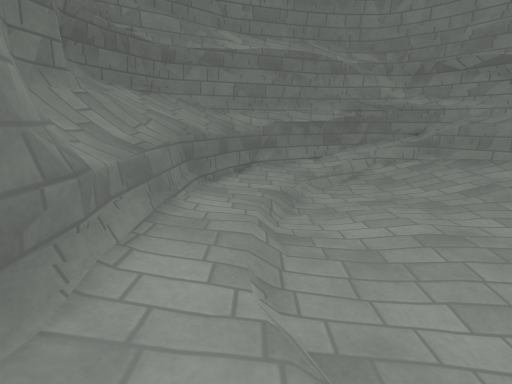
[1] (above)

12 first-person views from a walk through a 3-D level made in the Godot game engine. The camera is 1.2 m above the floor, tilts 14° down and sees 85° across. The floor is counted in squares, 0.5 m on a side. Each view is taken from the middle of a square. On the plan, view 1 faces up. The plan holds only what a view shows up to about 18 squares ahead; the rest is blank. The place goes on beyond the plan. Surface patterns are stand-ins for the level's own textures.

[2]
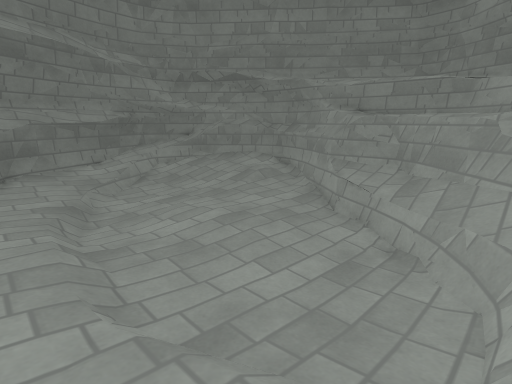

[3]
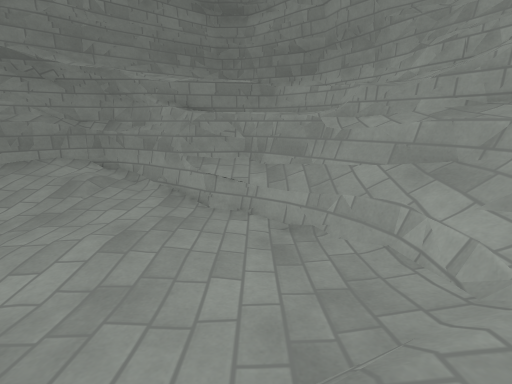

[4]
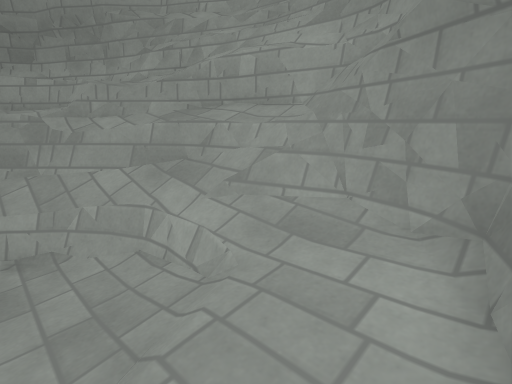

[5]
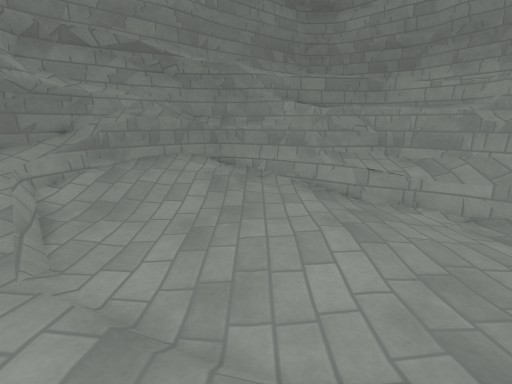

[6]
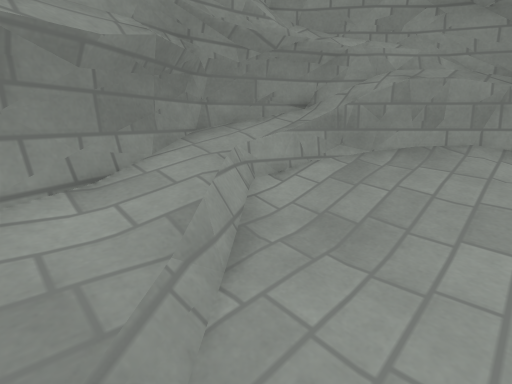

[7]
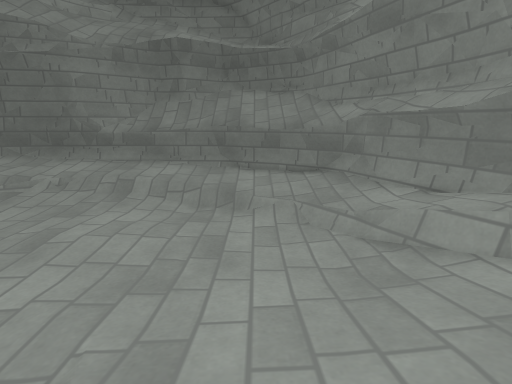

[8]
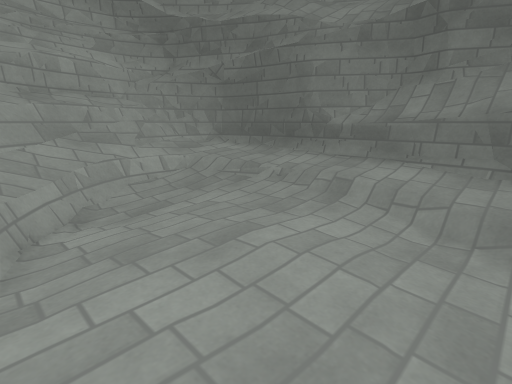

[9]
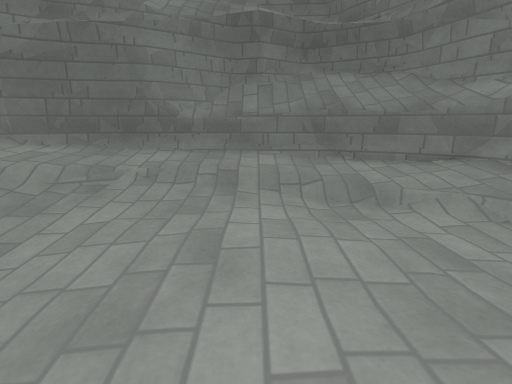

[10]
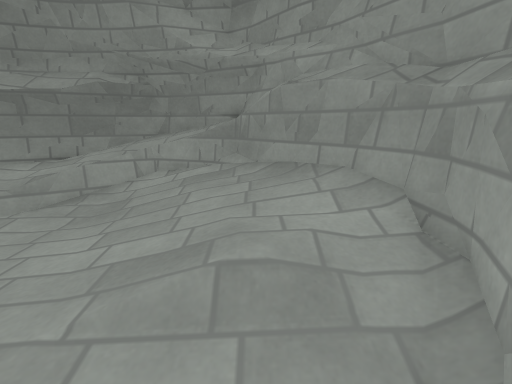

[11]
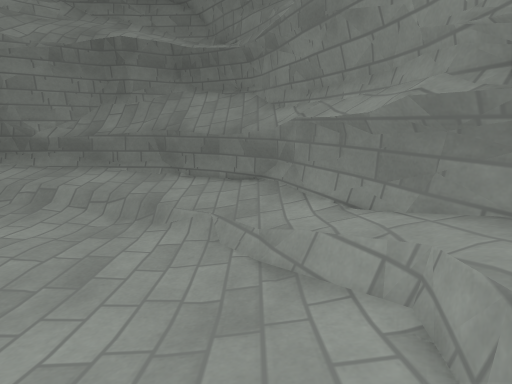

[12]
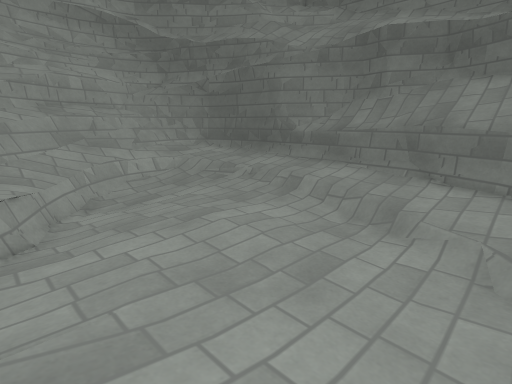

### Floor plan
Key: @ floor where view 1 was taken; # wall or solid block; x gap in a wall; . main floor; : floor 0.25 m higher than the main floor; - floor 0.25 m lower than the main floor; + floor 0.5 m higher than the main floor; / step, stairs or slope; = window, fence, low wall or low ledge; ^ raised ledge.
Columns run from 5 left of view 1 to 16 right of it. Each row starts with its distance up from view 1.
 21         ########
 20      ####^^^#^^^##
 19    ###^^^ +++:x^^##
 18   #^^^^:::::..::==##
 17   ^^^=::::..../::/###
 16 ^^^^^::::.-.../::+/##
 15 ^^^^=::..----..:::+=##
 14 ^^^^:::/-----...:::+##
 13 ^^^=::./----....::::^^
 12 ^^^:::/-----....///#^#
 11 ^^^:::/---.........#^#
 10 ^^^:::---.........=##
  9 ^^^:::............###
  8 ^^^+:/.........-.=##
  7 ^^^+:/........--=^#
  6 #^^+:/.....----=^^#
  5  ##+:/..-------^^^#
  4  ##+::...------^^^#
  3   #++:...----#^^^##
  2   #+++/..----^^^##
  1   # ++//..-#^^^##
  0   #=+@+//.=^^^##
 -1   ##++++/^^^^##
 -2    #= //=^^^##
 -3    ###==^^^##
 -4      ####^^#
 -5        #####

Positions as (right, up) in squares from view 1, and headings:
1: (0, 0), facing up
2: (-1, 0), facing up-right
3: (-2, 4), facing right
4: (-2, 3), facing down-right
5: (-2, 11), facing right
6: (3, 14), facing up-right
7: (13, 14), facing left
8: (10, 13), facing down-left
9: (11, 9), facing left
10: (12, 9), facing up
11: (12, 17), facing left
12: (11, 16), facing down-left
